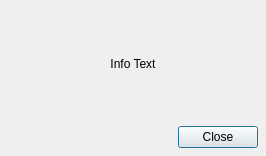
<?xml version="1.0" encoding="UTF-8"?>
<ui version="4.0">
 <class>InfoDialog</class>
 <widget class="QDialog" name="InfoDialog">
  <property name="geometry">
   <rect>
    <x>0</x>
    <y>0</y>
    <width>266</width>
    <height>156</height>
   </rect>
  </property>
  <property name="windowTitle">
   <string>Dialog</string>
  </property>
  <layout class="QGridLayout" name="gridLayout">
   <property name="leftMargin">
    <number>8</number>
   </property>
   <property name="topMargin">
    <number>8</number>
   </property>
   <property name="rightMargin">
    <number>8</number>
   </property>
   <property name="bottomMargin">
    <number>8</number>
   </property>
   <item row="0" column="0">
    <widget class="QLabel" name="infoTextLabel">
     <property name="sizePolicy">
      <sizepolicy hsizetype="Minimum" vsizetype="Minimum">
       <horstretch>0</horstretch>
       <verstretch>0</verstretch>
      </sizepolicy>
     </property>
     <property name="minimumSize">
      <size>
       <width>250</width>
       <height>100</height>
      </size>
     </property>
     <property name="text">
      <string>Info Text</string>
     </property>
     <property name="alignment">
      <set>Qt::AlignCenter</set>
     </property>
     <property name="wordWrap">
      <bool>true</bool>
     </property>
    </widget>
   </item>
   <item row="1" column="0">
    <widget class="QDialogButtonBox" name="buttonBox">
     <property name="orientation">
      <enum>Qt::Horizontal</enum>
     </property>
     <property name="standardButtons">
      <set>QDialogButtonBox::Close</set>
     </property>
    </widget>
   </item>
  </layout>
 </widget>
 <resources/>
 <connections>
  <connection>
   <sender>buttonBox</sender>
   <signal>accepted()</signal>
   <receiver>InfoDialog</receiver>
   <slot>accept()</slot>
   <hints>
    <hint type="sourcelabel">
     <x>248</x>
     <y>254</y>
    </hint>
    <hint type="destinationlabel">
     <x>157</x>
     <y>274</y>
    </hint>
   </hints>
  </connection>
  <connection>
   <sender>buttonBox</sender>
   <signal>rejected()</signal>
   <receiver>InfoDialog</receiver>
   <slot>reject()</slot>
   <hints>
    <hint type="sourcelabel">
     <x>316</x>
     <y>260</y>
    </hint>
    <hint type="destinationlabel">
     <x>286</x>
     <y>274</y>
    </hint>
   </hints>
  </connection>
 </connections>
</ui>
